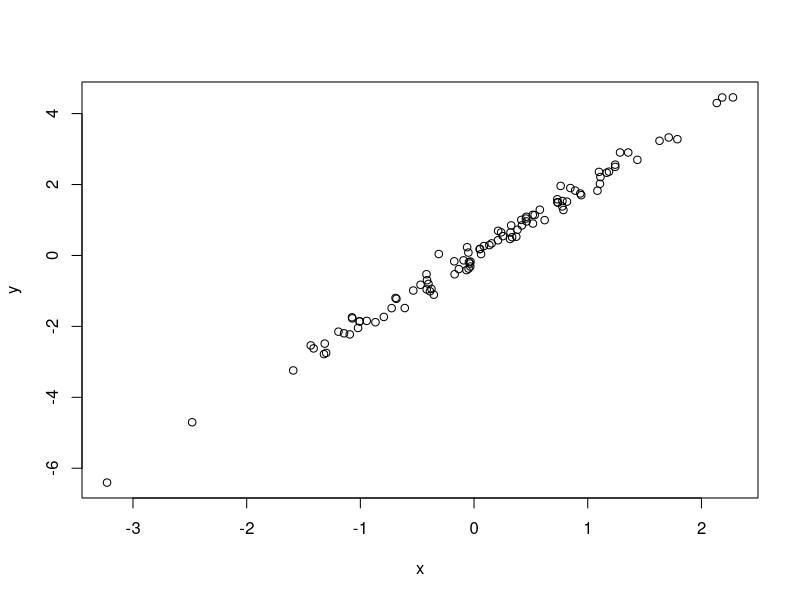

The R source for this figure:
# Simulate and plot data
# Luisa Rojas
# lmrojas@email.arizon.edu
# 2022-03-15

# Simulate predictor variable
x <- rnorm(n = 100)
# Calculate response variable and add noise
y <- 2 * x + rnorm(n = 100, sd = 0.2)
# Plot the data
plot(x = x, y = y)
